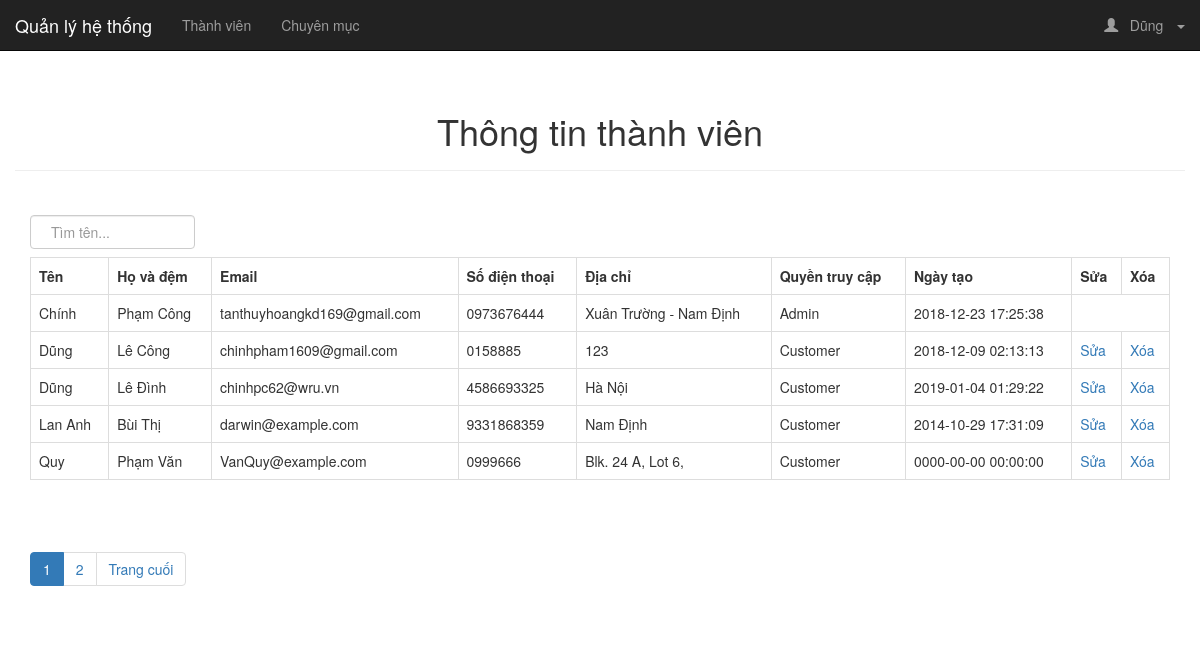
Screenshot of /Sources/officialforum/admin/index.php?controller=users&action=users_detail (signed in) with the database file from the repository.
### tables this page shows
CREATE TABLE `users` (
  `id` int(11) NOT NULL,
  `firstname` varchar(32) NOT NULL,
  `lastname` varchar(32) NOT NULL,
  `email` varchar(64) NOT NULL,
  `contact_number` varchar(64) NOT NULL,
  `address` text NOT NULL,
  `password` varchar(512) NOT NULL,
  `access_level` varchar(16) NOT NULL,
  `access_code` text NOT NULL,
  `status` int(11) NOT NULL COMMENT '0=pending,1=confirmed',
  `created` datetime NOT NULL,
  `modified` timestamp NOT NULL DEFAULT CURRENT_TIMESTAMP ON UPDATE CURRENT_TIMESTAMP
);

### Sources/officialforum/admin/controllers/users_controller.php (called while the page is built, shortened)
<?php
	require_once '../models/user.php';
	class UsersController extends BaseController
	{
		public function users_detail(){
			$detail = User::readUsers();
			$data = array('detail' => $detail);
			$this->render('users_detail', $data);
		}
	}
 ?>

### Sources/officialforum/admin/routes.php (called while the page is built, shortened)
<?php
	$controller = new $klass;
	$controller->$action();
 ?>

### Sources/officialforum/admin/index.php (called while the page is built, shortened)
<?php
	require_once('routes.php');
 ?>

### Sources/officialforum/models/user.php (called while the page is built, shortened)
<?php
class User{
    public static function readUsers()
    {
        $page = isset($_GET['page']) ? $_GET['page'] : 1;
        $records_per_page = 5;
        $from_record_num = ($records_per_page * $page) - $records_per_page;
        $database = new Database();
        $db = $database->getConnection();
        $list = [];
        $query = "SELECT * FROM users ORDER BY firstname ASC LIMIT ?,?";
        $stmt = $db->prepare( $query );
        $stmt->bindParam(1, $from_record_num, PDO::PARAM_INT);
        $stmt->bindParam(2, $records_per_page, PDO::PARAM_INT);
        $stmt->execute();
        foreach ($stmt->fetchAll() as $users){
            $array = array($users['id'], $users['firstname'], $users['lastname'], $users['email'], $users['contact_number'], $users['address'],$users['access_level'], $users['created']);
            $list[] = $array;
        }
        return $list;
    }
}

### Sources/officialforum/admin/views/users/users_detail.php (the view, shortened to what this page needs)
<div class="container">
<div class="row">
	<div class="col-sm-2">
		<input class="form-control" name="filters" id="filters" type="text" placeholder="Tìm tên...">
	</div>
</div>
<div class="usersList">
	<?php
		echo "<table class='table table-hover table-responsive table-bordered'>";
	    echo "<tr>";
	        echo "<th>Tên</th>";
	        echo "<th>Họ và đệm</th>";
	        echo "<th>Email</th>";
	        echo "<th>Số điện thoại</th>";
	        echo "<th>Địa chỉ</th>";
	        echo "<th>Quyền truy cập</th>";
	        echo "<th>Ngày tạo</th>";
	        echo "<th>Sửa</th>";
	        echo "<th>Xóa</th>";
	    echo "</tr>";
		foreach ($detail as $detail) {
	?>
		<tr id="<?php echo $detail[0]; ?>" >
			<td data-target="firstname"><?php echo $detail[1]; ?></td>
			<td data-target="lastname"><?php echo $detail[2]; ?></td>
			<td data-target="email"><?php echo $detail[3]; ?></td>
			<td data-target="contact_number"><?php echo $detail[4]; ?></td>
			<td data-target="address"><?php echo $detail[5]; ?></td>
			<td data-target="access_level"><?php echo $detail[6]; ?></td>
			<td><?php echo $detail[7]; ?></td>
			<?php if ($detail[6] == 'Admin') {
				echo "";
			}else{?>
				<td><a href="#" data-role="update" data-id="<?php echo $detail[0] ?>">Sửa</a></td>
				<td><a href="#" data-role="delete" data-id="<?php echo $detail[0] ?>">Xóa</a></td>
			<?php } ?>
		</tr>
	<?php
		}
		echo "</table>";
	 ?>
</div>
</div>

### Sources/officialforum/libs/css/post.css (style rules this page uses)
input[type=text], input[type=password] { width: 100%; padding: 12px 20px; margin: 8px 0; display: inline-block; border: 1px solid #ccc; box-sizing: border-box; }
.container { padding: 16px; }

### rows the page displays
users: firstname "Chính", lastname "Phạm Công", email "tanthuyhoangkd169@gmail.com", contact_number "0973676444", address "Xuân Trường - Nam Định", access_level "Admin", created "2018-12-23 17:25:38"
users: firstname "Dũng", lastname "Lê Công", email "chinhpham1609@gmail.com", contact_number "0158885", address "123", access_level "Customer", created "2018-12-09 02:13:13"
users: firstname "Dũng", lastname "Lê Đình", email "chinhpc62@wru.vn", contact_number "4586693325", address "Hà Nội", access_level "Customer", created "2019-01-04 01:29:22"
users: firstname "Lan Anh", lastname "Bùi Thị", email "darwin@example.com", contact_number "9331868359", address "Nam Định", access_level "Customer", created "2014-10-29 17:31:09"
users: firstname "Quy", lastname "Phạm Văn", email "VanQuy@example.com", contact_number "0999666", address "Blk. 24 A, Lot 6,", access_level "Customer", created "0000-00-00 00:00:00"

### other values shown
$_SESSION['firstname'] "Dũng"
$page_title "Thông tin thành viên"
